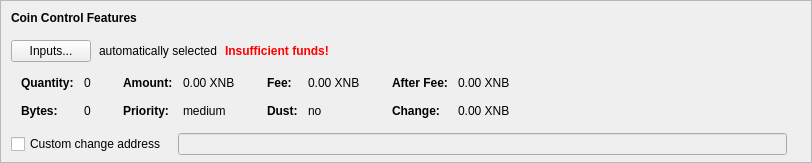
    <widget class="QFrame" name="frameCoinControl">
     <property name="sizePolicy">
      <sizepolicy hsizetype="Expanding" vsizetype="Expanding">
       <horstretch>0</horstretch>
       <verstretch>0</verstretch>
      </sizepolicy>
     </property>
     <property name="maximumSize">
      <size>
       <width>16777215</width>
       <height>16777215</height>
      </size>
     </property>
     <property name="frameShape">
      <enum>QFrame::StyledPanel</enum>
     </property>
     <property name="frameShadow">
      <enum>QFrame::Sunken</enum>
     </property>
     <layout class="QVBoxLayout" name="verticalLayoutCoinControl2">
      <property name="spacing">
       <number>0</number>
      </property>
      <property name="leftMargin">
       <number>0</number>
      </property>
      <property name="topMargin">
       <number>0</number>
      </property>
      <property name="rightMargin">
       <number>0</number>
      </property>
      <property name="bottomMargin">
       <number>6</number>
      </property>
      <item>
       <layout class="QVBoxLayout" name="verticalLayoutCoinControl" stretch="0,0,0,0,1">
        <property name="spacing">
         <number>0</number>
        </property>
        <property name="leftMargin">
         <number>10</number>
        </property>
        <property name="topMargin">
         <number>10</number>
        </property>
        <item>
         <layout class="QHBoxLayout" name="horizontalLayoutCoinControl1">
          <property name="bottomMargin">
           <number>15</number>
          </property>
          <item>
           <widget class="QLabel" name="labelCoinControlFeatures">
            <property name="sizePolicy">
             <sizepolicy hsizetype="Preferred" vsizetype="Maximum">
              <horstretch>0</horstretch>
              <verstretch>0</verstretch>
             </sizepolicy>
            </property>
            <property name="font">
             <font>
              <weight>75</weight>
              <bold>true</bold>
             </font>
            </property>
            <property name="styleSheet">
             <string notr="true">font-weight:bold;</string>
            </property>
            <property name="text">
             <string>Coin Control Features</string>
            </property>
           </widget>
          </item>
         </layout>
        </item>
        <item>
         <layout class="QHBoxLayout" name="horizontalLayoutCoinControl2" stretch="0,0,0,0">
          <property name="spacing">
           <number>8</number>
          </property>
          <property name="bottomMargin">
           <number>10</number>
          </property>
          <item>
           <widget class="QPushButton" name="pushButtonCoinControl">
            <property name="styleSheet">
             <string notr="true"/>
            </property>
            <property name="text">
             <string>Inputs...</string>
            </property>
            <property name="autoDefault">
             <bool>false</bool>
            </property>
           </widget>
          </item>
          <item>
           <widget class="QLabel" name="labelCoinControlAutomaticallySelected">
            <property name="text">
             <string>automatically selected</string>
            </property>
            <property name="margin">
             <number>5</number>
            </property>
           </widget>
          </item>
          <item>
           <widget class="QLabel" name="labelCoinControlInsuffFunds">
            <property name="font">
             <font>
              <weight>75</weight>
              <bold>true</bold>
             </font>
            </property>
            <property name="styleSheet">
             <string notr="true">color:red;font-weight:bold;</string>
            </property>
            <property name="text">
             <string>Insufficient funds!</string>
            </property>
            <property name="margin">
             <number>5</number>
            </property>
           </widget>
          </item>
          <item>
           <spacer name="horizontalSpacerCoinControl">
            <property name="orientation">
             <enum>Qt::Horizontal</enum>
            </property>
            <property name="sizeHint" stdset="0">
             <size>
              <width>40</width>
              <height>1</height>
             </size>
            </property>
           </spacer>
          </item>
         </layout>
        </item>
        <item>
         <widget class="QWidget" name="widgetCoinControl" native="true">
          <property name="sizePolicy">
           <sizepolicy hsizetype="Preferred" vsizetype="Preferred">
            <horstretch>0</horstretch>
            <verstretch>0</verstretch>
           </sizepolicy>
          </property>
          <property name="minimumSize">
           <size>
            <width>0</width>
            <height>0</height>
           </size>
          </property>
          <property name="styleSheet">
           <string notr="true"/>
          </property>
          <layout class="QHBoxLayout" name="horizontalLayoutCoinControl5">
           <property name="leftMargin">
            <number>0</number>
           </property>
           <property name="topMargin">
            <number>0</number>
           </property>
           <property name="rightMargin">
            <number>0</number>
           </property>
           <property name="bottomMargin">
            <number>0</number>
           </property>
           <item>
            <layout class="QHBoxLayout" name="horizontalLayoutCoinControl3" stretch="0,0,0,1">
             <property name="spacing">
              <number>20</number>
             </property>
             <property name="topMargin">
              <number>0</number>
             </property>
             <property name="bottomMargin">
              <number>10</number>
             </property>
             <item>
              <layout class="QFormLayout" name="formLayoutCoinControl1">
               <property name="horizontalSpacing">
                <number>10</number>
               </property>
               <property name="verticalSpacing">
                <number>14</number>
               </property>
               <property name="leftMargin">
                <number>10</number>
               </property>
               <property name="topMargin">
                <number>4</number>
               </property>
               <property name="rightMargin">
                <number>6</number>
               </property>
               <item row="0" column="0">
                <widget class="QLabel" name="labelCoinControlQuantityText">
                 <property name="font">
                  <font>
                   <weight>75</weight>
                   <bold>true</bold>
                  </font>
                 </property>
                 <property name="text">
                  <string>Quantity:</string>
                 </property>
                 <property name="margin">
                  <number>0</number>
                 </property>
                </widget>
               </item>
               <item row="0" column="1">
                <widget class="QLabel" name="labelCoinControlQuantity">
                 <property name="cursor">
                  <cursorShape>IBeamCursor</cursorShape>
                 </property>
                 <property name="contextMenuPolicy">
                  <enum>Qt::ActionsContextMenu</enum>
                 </property>
                 <property name="text">
                  <string notr="true">0</string>
                 </property>
                 <property name="margin">
                  <number>0</number>
                 </property>
                 <property name="textInteractionFlags">
                  <set>Qt::LinksAccessibleByMouse|Qt::TextSelectableByKeyboard|Qt::TextSelectableByMouse</set>
                 </property>
                </widget>
               </item>
               <item row="1" column="0">
                <widget class="QLabel" name="labelCoinControlBytesText">
                 <property name="font">
                  <font>
                   <weight>75</weight>
                   <bold>true</bold>
                  </font>
                 </property>
                 <property name="text">
                  <string>Bytes:</string>
                 </property>
                </widget>
               </item>
               <item row="1" column="1">
                <widget class="QLabel" name="labelCoinControlBytes">
                 <property name="cursor">
                  <cursorShape>IBeamCursor</cursorShape>
                 </property>
                 <property name="contextMenuPolicy">
                  <enum>Qt::ActionsContextMenu</enum>
                 </property>
                 <property name="text">
                  <string notr="true">0</string>
                 </property>
                 <property name="textInteractionFlags">
                  <set>Qt::LinksAccessibleByMouse|Qt::TextSelectableByKeyboard|Qt::TextSelectableByMouse</set>
                 </property>
                </widget>
               </item>
              </layout>
             </item>
             <item>
              <layout class="QFormLayout" name="formLayoutCoinControl2">
               <property name="horizontalSpacing">
                <number>10</number>
               </property>
               <property name="verticalSpacing">
                <number>14</number>
               </property>
               <property name="leftMargin">
                <number>6</number>
               </property>
               <property name="topMargin">
                <number>4</number>
               </property>
               <property name="rightMargin">
                <number>6</number>
               </property>
               <item row="0" column="0">
                <widget class="QLabel" name="labelCoinControlAmountText">
                 <property name="font">
                  <font>
                   <weight>75</weight>
                   <bold>true</bold>
                  </font>
                 </property>
                 <property name="text">
                  <string>Amount:</string>
                 </property>
                 <property name="margin">
                  <number>0</number>
                 </property>
                </widget>
               </item>
               <item row="0" column="1">
                <widget class="QLabel" name="labelCoinControlAmount">
                 <property name="cursor">
                  <cursorShape>IBeamCursor</cursorShape>
                 </property>
                 <property name="contextMenuPolicy">
                  <enum>Qt::ActionsContextMenu</enum>
                 </property>
                 <property name="text">
                  <string notr="true">0.00 XNB</string>
                 </property>
                 <property name="textInteractionFlags">
                  <set>Qt::LinksAccessibleByMouse|Qt::TextSelectableByKeyboard|Qt::TextSelectableByMouse</set>
                 </property>
                </widget>
               </item>
               <item row="1" column="0">
                <widget class="QLabel" name="labelCoinControlPriorityText">
                 <property name="font">
                  <font>
                   <weight>75</weight>
                   <bold>true</bold>
                  </font>
                 </property>
                 <property name="text">
                  <string>Priority:</string>
                 </property>
                </widget>
               </item>
               <item row="1" column="1">
                <widget class="QLabel" name="labelCoinControlPriority">
                 <property name="cursor">
                  <cursorShape>IBeamCursor</cursorShape>
                 </property>
                 <property name="contextMenuPolicy">
                  <enum>Qt::ActionsContextMenu</enum>
                 </property>
                 <property name="text">
                  <string notr="true">medium</string>
                 </property>
                 <property name="textInteractionFlags">
                  <set>Qt::LinksAccessibleByMouse|Qt::TextSelectableByKeyboard|Qt::TextSelectableByMouse</set>
                 </property>
                </widget>
               </item>
              </layout>
             </item>
             <item>
              <layout class="QFormLayout" name="formLayoutCoinControl3">
               <property name="horizontalSpacing">
                <number>10</number>
               </property>
               <property name="verticalSpacing">
                <number>14</number>
               </property>
               <property name="leftMargin">
                <number>6</number>
               </property>
               <property name="topMargin">
                <number>4</number>
               </property>
               <property name="rightMargin">
                <number>6</number>
               </property>
               <item row="0" column="0">
                <widget class="QLabel" name="labelCoinControlFeeText">
                 <property name="font">
                  <font>
                   <weight>75</weight>
                   <bold>true</bold>
                  </font>
                 </property>
                 <property name="text">
                  <string>Fee:</string>
                 </property>
                 <property name="margin">
                  <number>0</number>
                 </property>
                </widget>
               </item>
               <item row="0" column="1">
                <widget class="QLabel" name="labelCoinControlFee">
                 <property name="cursor">
                  <cursorShape>IBeamCursor</cursorShape>
                 </property>
                 <property name="contextMenuPolicy">
                  <enum>Qt::ActionsContextMenu</enum>
                 </property>
                 <property name="text">
                  <string notr="true">0.00 XNB</string>
                 </property>
                 <property name="textInteractionFlags">
                  <set>Qt::LinksAccessibleByMouse|Qt::TextSelectableByKeyboard|Qt::TextSelectableByMouse</set>
                 </property>
                </widget>
               </item>
               <item row="1" column="0">
                <widget class="QLabel" name="labelCoinControlLowOutputText">
                 <property name="font">
                  <font>
                   <weight>75</weight>
                   <bold>true</bold>
                  </font>
                 </property>
                 <property name="text">
                  <string>Dust:</string>
                 </property>
                </widget>
               </item>
               <item row="1" column="1">
                <widget class="QLabel" name="labelCoinControlLowOutput">
                 <property name="cursor">
                  <cursorShape>IBeamCursor</cursorShape>
                 </property>
                 <property name="contextMenuPolicy">
                  <enum>Qt::ActionsContextMenu</enum>
                 </property>
                 <property name="text">
                  <string notr="true">no</string>
                 </property>
                 <property name="textInteractionFlags">
                  <set>Qt::LinksAccessibleByMouse|Qt::TextSelectableByKeyboard|Qt::TextSelectableByMouse</set>
                 </property>
                </widget>
               </item>
              </layout>
             </item>
             <item>
              <layout class="QFormLayout" name="formLayoutCoinControl4">
               <property name="horizontalSpacing">
                <number>10</number>
               </property>
               <property name="verticalSpacing">
                <number>14</number>
               </property>
               <property name="leftMargin">
                <number>6</number>
               </property>
               <property name="topMargin">
                <number>4</number>
               </property>
               <property name="rightMargin">
                <number>6</number>
               </property>
               <item row="0" column="0">
                <widget class="QLabel" name="labelCoinControlAfterFeeText">
                 <property name="font">
                  <font>
                   <weight>75</weight>
                   <bold>true</bold>
                  </font>
                 </property>
                 <property name="text">
                  <string>After Fee:</string>
                 </property>
                 <property name="margin">
                  <number>0</number>
                 </property>
                </widget>
               </item>
               <item row="0" column="1">
                <widget class="QLabel" name="labelCoinControlAfterFee">
                 <property name="cursor">
                  <cursorShape>IBeamCursor</cursorShape>
                 </property>
                 <property name="contextMenuPolicy">
                  <enum>Qt::ActionsContextMenu</enum>
                 </property>
                 <property name="text">
                  <string notr="true">0.00 XNB</string>
                 </property>
                 <property name="textInteractionFlags">
                  <set>Qt::LinksAccessibleByMouse|Qt::TextSelectableByKeyboard|Qt::TextSelectableByMouse</set>
                 </property>
                </widget>
               </item>
               <item row="1" column="0">
                <widget class="QLabel" name="labelCoinControlChangeText">
                 <property name="font">
                  <font>
                   <weight>75</weight>
                   <bold>true</bold>
                  </font>
                 </property>
                 <property name="text">
                  <string>Change:</string>
                 </property>
                </widget>
               </item>
               <item row="1" column="1">
                <widget class="QLabel" name="labelCoinControlChange">
                 <property name="cursor">
                  <cursorShape>IBeamCursor</cursorShape>
                 </property>
                 <property name="contextMenuPolicy">
                  <enum>Qt::ActionsContextMenu</enum>
                 </property>
                 <property name="text">
                  <string notr="true">0.00 XNB</string>
                 </property>
                 <property name="textInteractionFlags">
                  <set>Qt::LinksAccessibleByMouse|Qt::TextSelectableByKeyboard|Qt::TextSelectableByMouse</set>
                 </property>
                </widget>
               </item>
              </layout>
             </item>
            </layout>
           </item>
          </layout>
         </widget>
        </item>
        <item>
         <layout class="QHBoxLayout" name="horizontalLayoutCoinControl4" stretch="0,0,0">
          <property name="spacing">
           <number>12</number>
          </property>
          <property name="sizeConstraint">
           <enum>QLayout::SetDefaultConstraint</enum>
          </property>
          <property name="topMargin">
           <number>5</number>
          </property>
          <property name="rightMargin">
           <number>5</number>
          </property>
          <item>
           <widget class="QCheckBox" name="checkBoxCoinControlChange">
            <property name="toolTip">
             <string>If this is activated, but the change address is empty or invalid, change will be sent to a newly generated address.</string>
            </property>
            <property name="text">
             <string>Custom change address</string>
            </property>
           </widget>
          </item>
          <item>
           <widget class="QValidatedLineEdit" name="lineEditCoinControlChange">
            <property name="enabled">
             <bool>false</bool>
            </property>
            <property name="sizePolicy">
             <sizepolicy hsizetype="Expanding" vsizetype="Fixed">
              <horstretch>0</horstretch>
              <verstretch>0</verstretch>
             </sizepolicy>
            </property>
           </widget>
          </item>
          <item>
           <widget class="QLabel" name="labelCoinControlChangeLabel">
            <property name="sizePolicy">
             <sizepolicy hsizetype="Preferred" vsizetype="Expanding">
              <horstretch>0</horstretch>
              <verstretch>0</verstretch>
             </sizepolicy>
            </property>
            <property name="minimumSize">
             <size>
              <width>0</width>
              <height>0</height>
             </size>
            </property>
            <property name="text">
             <string/>
            </property>
            <property name="margin">
             <number>3</number>
            </property>
           </widget>
          </item>
         </layout>
        </item>
        <item>
         <spacer name="verticalSpacerCoinControl">
          <property name="orientation">
           <enum>Qt::Vertical</enum>
          </property>
          <property name="sizeHint" stdset="0">
           <size>
            <width>800</width>
            <height>1</height>
           </size>
          </property>
         </spacer>
        </item>
       </layout>
      </item>
     </layout>
    </widget>
